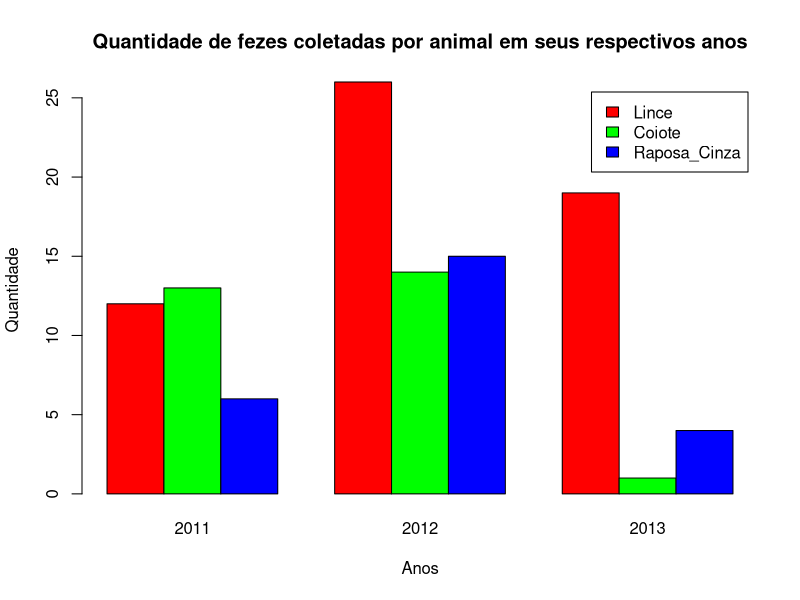
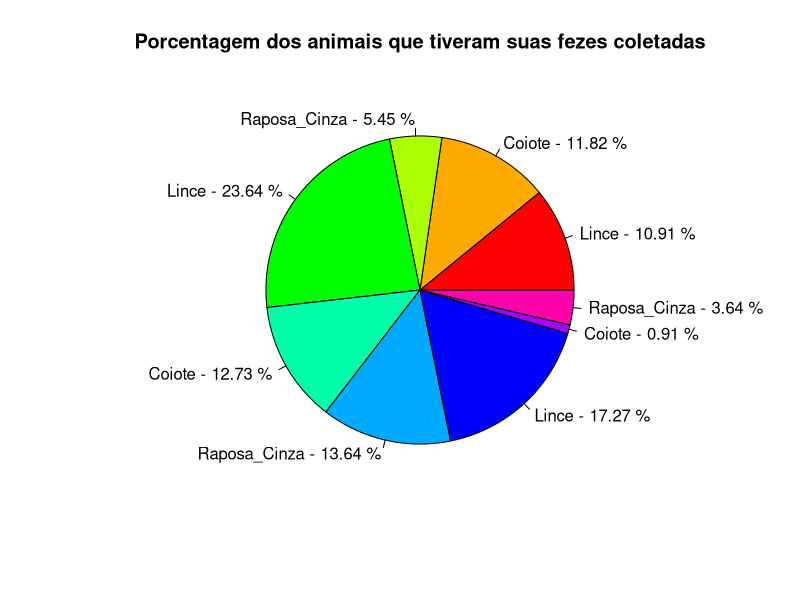
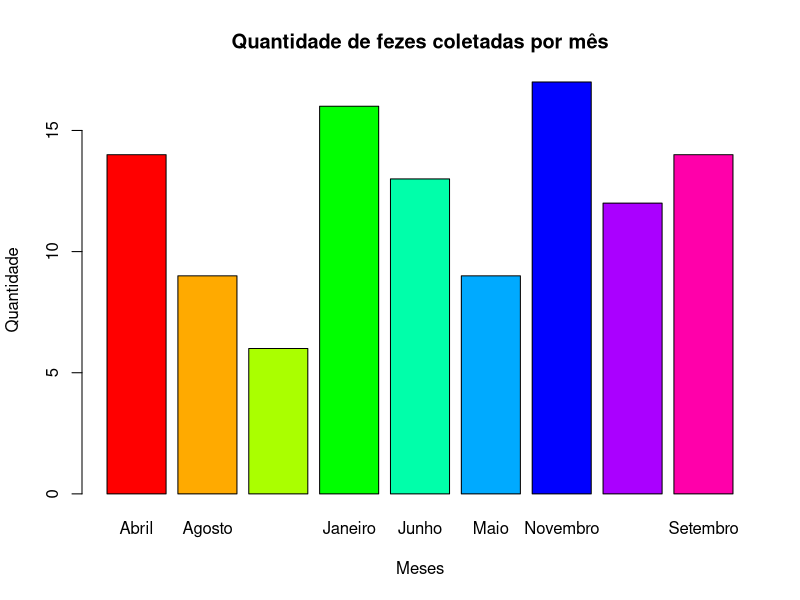
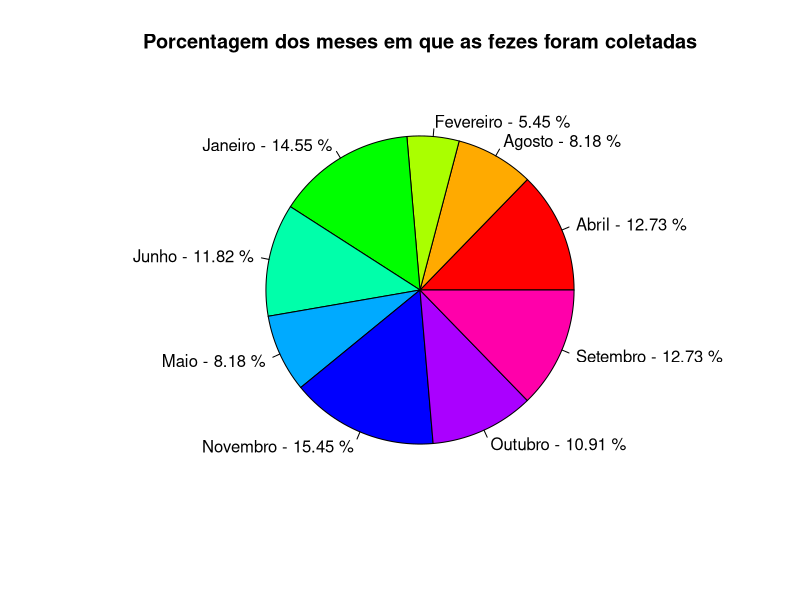
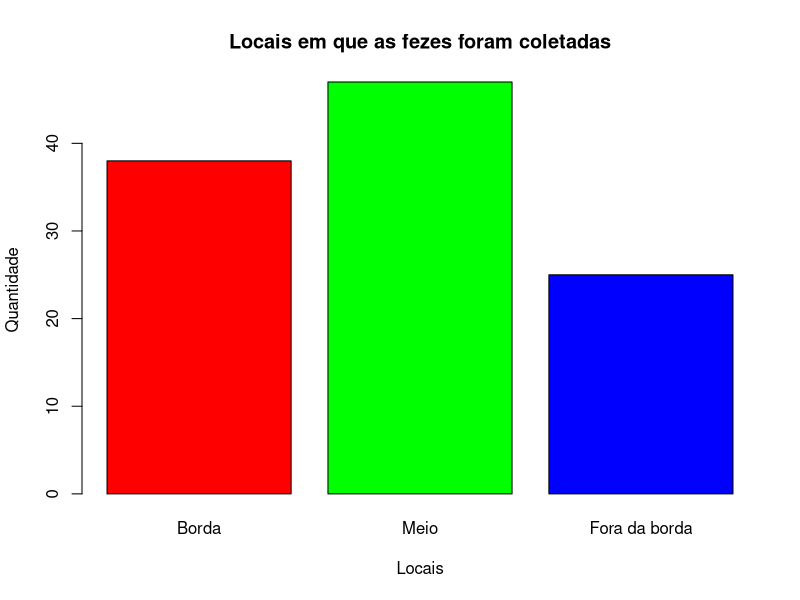
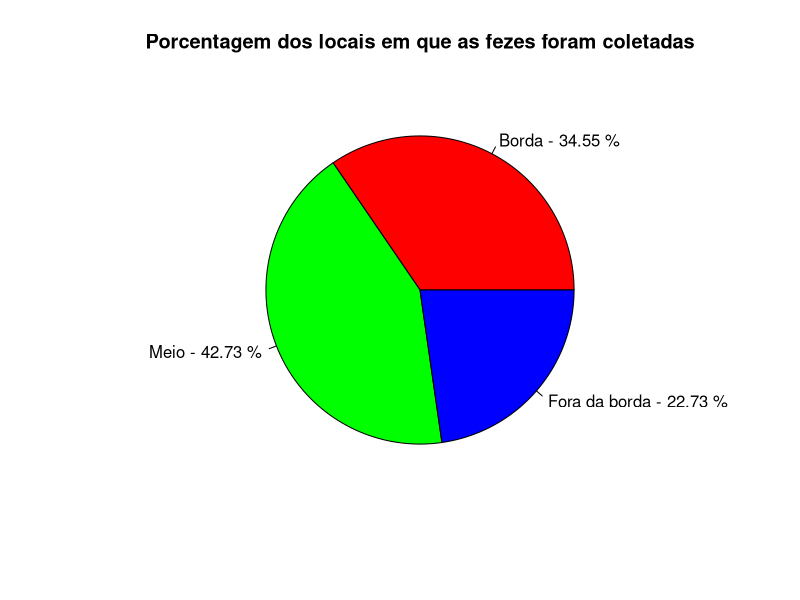
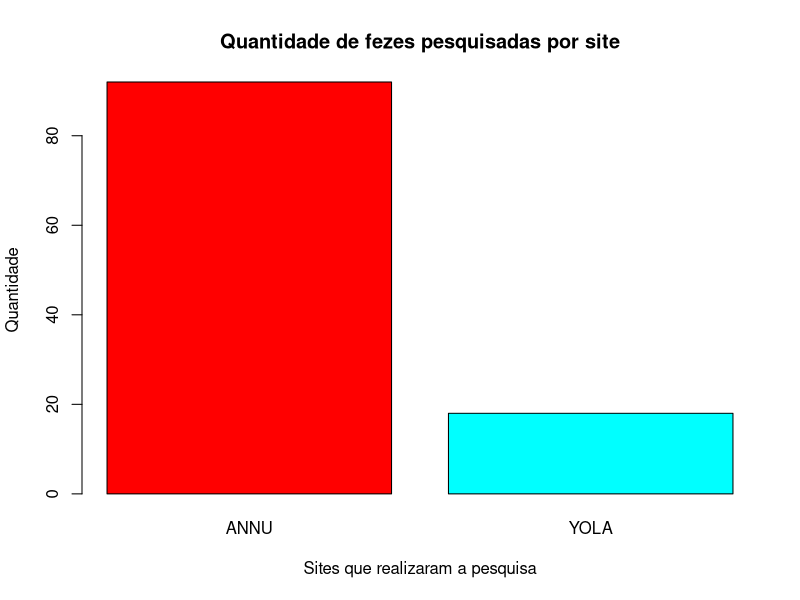
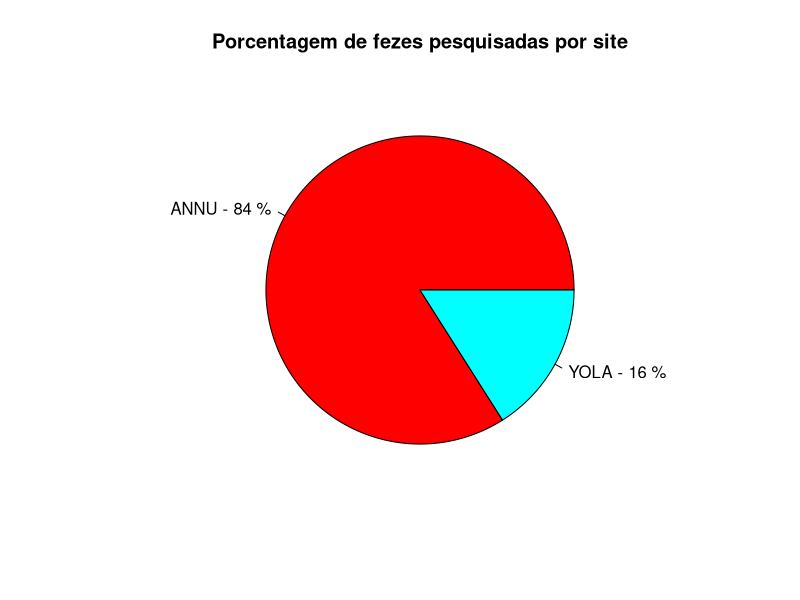

Here is the R script that generated these plots, in order:
#Limpando environment
rm(list=ls())

#Instalação pacote
if(!require(caret)){
  install.packages("caret", dependencies=c("Depends","Suggests"))
}
#Carregar o pacote instalado
library(caret)

#Reid (2015) coletou dados sobre fezes de animais na costa da Califórnia.
#Os dados consistem em designações de espécies verificadas por DNA, bem como campos relacionados 
#à hora e local da coleta e às próprias fezes. O dataframe scat contém dados sobre as três principais espécies.

#Carregar data.frame scat
data(scat) #Species Month Location
#Criando corte para ignorar valor irrelevante (zero)
ValorCorte<-0


#---- Species/Years ----# Quantitativa
#Tradução Species

#Criação novos nomes
nomeEspecies<-c("Lince","Coiote","Raposa_Cinza")
#Substituição nome "Species"
levels(scat$Species)<-nomeEspecies
#Criando vetor numerico que recebe quantos animais tem de cada especie
Especies<-table(scat$Species,scat$Year)
#Criação gráfico de barra "Species" onde se denomina quantas fezes de cada animal foram coletadas
barplot(Especies,beside=TRUE,main="Quantidade de fezes coletadas por animal em seus respectivos anos",xlab="Anos",ylab="Quantidade",legend.text=levels(scat$Species),
        col=rainbow(length(levels(scat$Species))))

#-- Criação gráfico de pizza "Species" --#
#Criação data percentual
EspeciesPerc<-round(100*prop.table(Especies),2)
#Criação nome para incluir no gráfico de pizza
EspeciesPie<-paste(nomeEspecies,"-",EspeciesPerc,"%")
#Criação tabela de pizza onde se denomina a porcentagem dos animais que tiveram suas fezes coletadas
pie(EspeciesPerc,label=EspeciesPie,main="Porcentagem dos animais que tiveram suas fezes coletadas",col=rainbow(length(Especies)))


#---- Month ----#
#Tradução Meses

#Criação novos nomes
nomeMeses<-c("Abril","Agosto","Fevereiro","Janeiro","Junho","Maio","Novembro","Outubro","Setembro")
#Substituição nome "Month"
levels(scat$Month)<-nomeMeses
#Vetor numerico que recebe quantidade de cada mês
Meses<-table(scat$Month)
#Removendo categorias com ocorrência insignificante
Meses <- Meses[Meses>ValorCorte]
#Criação gráfico de barra "Month" onde se mostra a quantidade de fezes coletadas por mês
barplot(Meses,main="Quantidade de fezes coletadas por mês",xlab="Meses",ylab="Quantidade",col=rainbow(length(Meses)))

#-- Criação gráfico de pizza "Month" --#
#Criação data percentual
MesesPerc<-round(100*prop.table(Meses),2)
#Criação nome para incluir no gráfico de pizza
MesesPie<-paste(nomeMeses,"-",MesesPerc,"%")
#Criação tabela de pizza onde se denomina a porcentagem dos meses em que as fezes foram coletadas
pie(MesesPerc,label=MesesPie,main="Porcentagem dos meses em que as fezes foram coletadas",col=rainbow(length(Meses)))


#---- Location ----#
#Tradução localização

#Criação novos nomes
NomeLocal<-c("Borda","Meio","Fora da borda")
#Substituição nome "Location"
levels(scat$Location)<-NomeLocal
#Vetor númerico que define a quantidade de fezes que foram coletadas por local
Locais<-table(scat$Location)
#Criação gráfico de barras "Locations"
barplot(Locais,main="Locais em que as fezes foram coletadas",xlab="Locais",ylab="Quantidade", col=rainbow(length(Locais)))

#-- Criação gráfico de pizza "locations" --#
#Criação data percentual
LocaisPerc<-round(100*prop.table(Locais),2)
#Criação nomes
LocaisPie<-paste(NomeLocal,"-",LocaisPerc,"%")
#Criação tabela de pizza onde se demonstra a porcentagem de quais locais as fezes foram coletadas
pie(LocaisPerc,label=LocaisPie,main="Porcentagem dos locais em que as fezes foram coletadas",col=rainbow(length(Locais)))


#---- Site ----#
#Criação vetor quantidade de pesquisas que cada site fez
Sites<-table(scat$Site)
#Criação tabela
barplot(Sites,xlab="Sites que realizaram a pesquisa",ylab="Quantidade",main="Quantidade de fezes pesquisadas por site",col=rainbow(length(levels(scat$Site))))

#-- Criação gráfico de pizza "Site" --#
#Criação vetor percentual sites
SitesPerc<-round(100*prop.table(Sites))
#Criação nomes
SitesPie<-paste(levels(scat$Site),"-",SitesPerc,"%")
#Criação gráfico de pizza
pie(SitesPerc,labels=SitesPie,main="Porcentagem de fezes pesquisadas por site",col=rainbow(length(levels(scat$Site))))

#---- Ropey ----$
#Criação vetor quantidade de fezes pegajosas
Pegajoso<-table(scat$ropey)
#Criação separação não pegajoso/pegajoso
NomeRopey<-c("Não Pegajoso","Pegajoso")
#Criação tabela
barplot(Pegajoso,names.arg=NomeRopey,col=rainbow(length(Pegajoso)))

#-- Criação gráfico de pizza "Ropey"
#Criação vetor percentual
PegajosoPerc<-round(100*prop.table(Pegajoso))
#Criação nomes
PegajosoPie<-paste(NomeRopey,"-",PegajosoPerc,"%")
#Criação gráfico pizza
pie(PegajosoPerc,labels=PegajosoPie,col=rainbow(length(Pegajoso)))

#---- Mass ----#
#a ideia aq é criar vetores para separar a quantidade (0-20, 21-40, >40 ou seja la qual forem os valores)
Massa<-sort(scat$Mass)
barplot(Massa)
